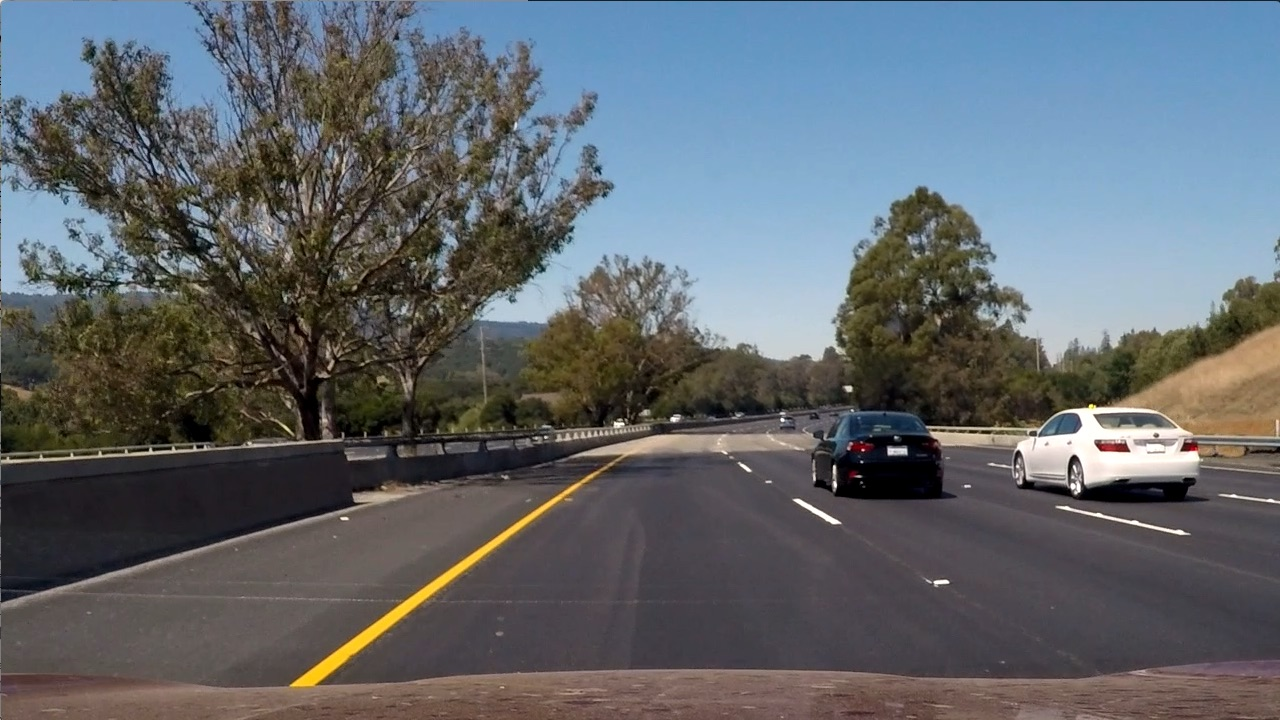
#> input picture test6.jpg, 1280 x 720 px
$ python -i thresholding.py   (imports and definitions only)   (older library calls are emulated)
#> lines starting #> are read from the running program, lines starting #| are printed output that depends on the picture; after the words box and inside, x2 and y2 are one past the last pixel; in counts of white or black regions, pixels touching at a corner belong together
import numpy as np
import cv2
import matplotlib.pyplot as plt
import matplotlib.image as mpimg


def extract_yellow(img):
    yellow_mask=np.zeros_like(img[:,:,0])
    yellow_mask[((img[:,:,0]>=15)&(img[:,:,0]<=35))&((img[:,:,1]>=30)&(img[:,:,1]<=204))&((img[:,:,2]>=115)&(img[:,:,2]<=255))]=1
    return yellow_mask

def extract_white(img):
    white_mask=np.zeros_like(img[:,:,0])
    white_mask[((img[:,:,0]>=0)&(img[:,:,0]<=255))&((img[:,:,1]>=200)&(img[:,:,1]<=255))&((img[:,:,2]>=0)&(img[:,:,2]<=255))]=1
    return white_mask

def color_threshold_image(img):
    hls=cv2.cvtColor(img,cv2.COLOR_RGB2HLS)
    yellow_mask=extract_yellow(hls)
    white_mask=extract_white(hls)
    final_mask=np.zeros_like(hls[:,:,0])
    final_mask[((white_mask==1)|(yellow_mask==1))]=1
    return final_mask

def sobel_thresh_in_xory(gray, orient='x',sobel_kernel=3,thresh=(0, 255)):

    if orient=='x':
        sobel = cv2.Sobel(gray, cv2.CV_64F, 1, 0,sobel_kernel)
    else:
        sobel = cv2.Sobel(gray, cv2.CV_64F, 0, 1,sobel_kernel)
    abs_sobel = np.absolute(sobel)
    converted_sobel=np.uint8(255*abs_sobel/np.max(abs_sobel))
    binary_output = np.zeros_like(converted_sobel)
    thresh_min=thresh[0]
    thresh_max=thresh[1]
    binary_output[(converted_sobel >= thresh_min) & (converted_sobel <= thresh_max)] = 1
    return binary_output

def magnitude_thresh(gray, sobel_kernel=3, thresh=(0, 255)):

    sobelx = cv2.Sobel(gray, cv2.CV_64F, 1, 0, ksize=sobel_kernel)
    sobely = cv2.Sobel(gray, cv2.CV_64F, 0, 1, ksize=sobel_kernel)

    abs_sobel=np.sqrt(sobelx*sobelx+sobely*sobely)

    converted_sobel=np.uint8(255*abs_sobel/np.max(abs_sobel))

    binary_output = np.zeros_like(converted_sobel)
    thresh_min=thresh[0]
    thresh_max=thresh[1]
    binary_output[(converted_sobel >= thresh_min) & (converted_sobel <= thresh_max)] = 1
    return binary_output

def dir_threshold(gray, sobel_kernel=3, thresh=(0, np.pi/2)):

    sobelx = cv2.Sobel(gray, cv2.CV_64F, 1, 0, ksize=sobel_kernel)
    sobely = cv2.Sobel(gray, cv2.CV_64F, 0, 1, ksize=sobel_kernel)
    abs_sobelx = np.absolute(sobelx)
    abs_sobely = np.absolute(sobely)
    direction=np.arctan2(abs_sobely, abs_sobelx)
    binary_output = np.zeros_like(direction)
    binary_output[(direction>=thresh[0]) & (direction<=thresh[1])]=1
    return binary_output

def combine_threshold(best_x_sobel,best_y_sobel,best_xy_sobel,gray,kernel=3,thresh=(0,np.pi/2)):
    dir_mask=dir_threshold(gray,kernel,thresh)
    final_sobel=np.zeros_like(dir_mask)
    final_sobel[(best_x_sobel==1)|((best_y_sobel==1)&(best_xy_sobel==1)&(dir_mask==1))]=1
    return final_sobel

def combine_color_and_gradient_threshold(img):
    #image = cv2.cvtColor(img, cv2.COLOR_RGB2GRAY)
    image=cv2.cvtColor(img, cv2.COLOR_RGB2LAB)[:,:,0]
    best_x_sobel=sobel_thresh_in_xory(image,orient='x',sobel_kernel=15,thresh=(20,120))
    best_y_sobel=sobel_thresh_in_xory(image,orient='y',sobel_kernel=15,thresh=(20,120))
    best_xy_sobel=magnitude_thresh(image,sobel_kernel=15,thresh=(80,100))
    combined_sobel=combine_threshold(best_x_sobel,best_y_sobel,best_xy_sobel,image, kernel=15, thresh=(np.pi/4, np.pi/2))
    color_mask=color_threshold_image(img)
    final_binary_image=np.zeros_like(color_mask)
    final_binary_image[(combined_sobel==1)|(color_mask==1)]=1
    return final_binary_image

>>> import cv2
>>> picture = cv2.cvtColor(cv2.imread('../test6.jpg'), cv2.COLOR_BGR2RGB)
>>> result = combine_color_and_gradient_threshold(picture)
#> in combine_color_and_gradient_threshold, `best_x_sobel=sobel_thresh_in_xory(image,orient='x',sobel_kernel=15,thr..`:
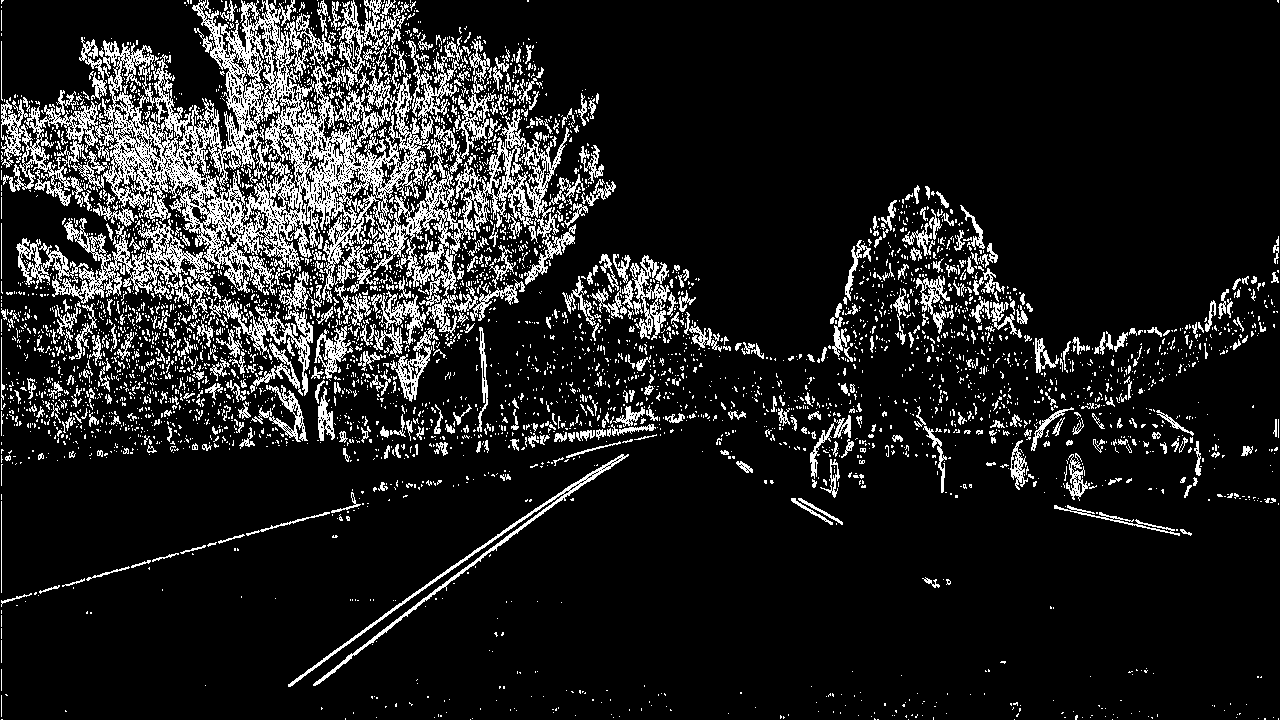
#> best_x_sobel: shape (720, 1280); values 0 (black) and 1 (white), 12.9% white in thin lines or dots
#> in dir_threshold, `direction=np.arctan2(abs_sobely, abs_sobelx)`:
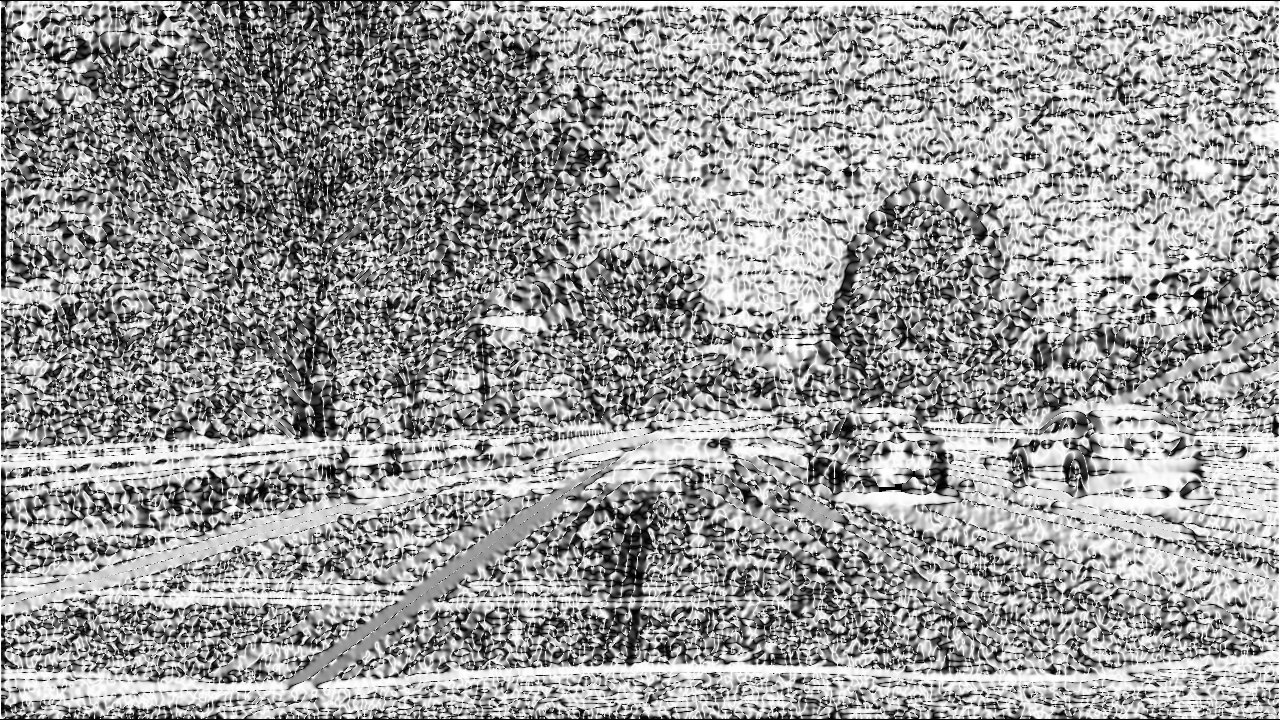
#> direction: shape (720, 1280) float64; min 0, max 1.57, mean 0.944; drawn with min black and max white
#> in combine_threshold, `dir_mask=dir_threshold(gray,kernel,thresh)`:
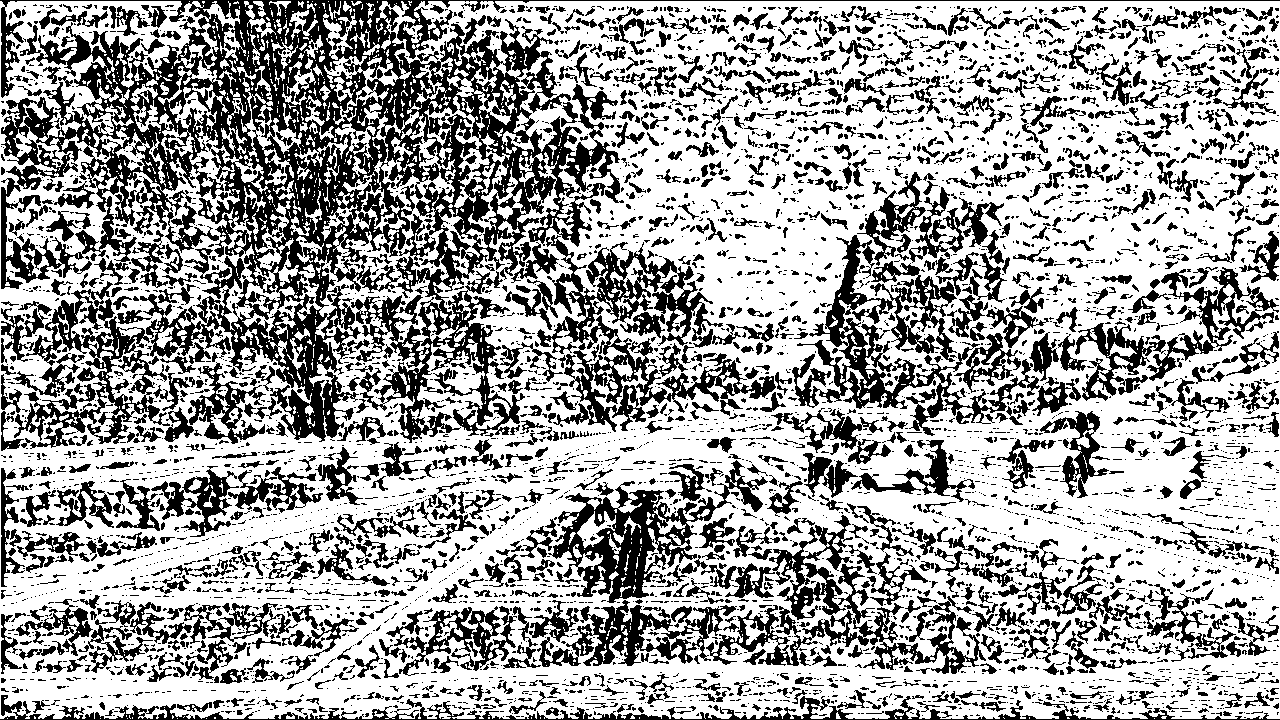
#> dir_mask: shape (720, 1280) float64; values 0 (black) and 1 (white), 64.4% white; 5149 black regions (3784 under 20 px), largest, box (x1, y1, x2, y2) and area: (0, 0, 1280, 443) 102068, (537, 235, 776, 432) 13305, (792, 235, 1040, 436) 11757
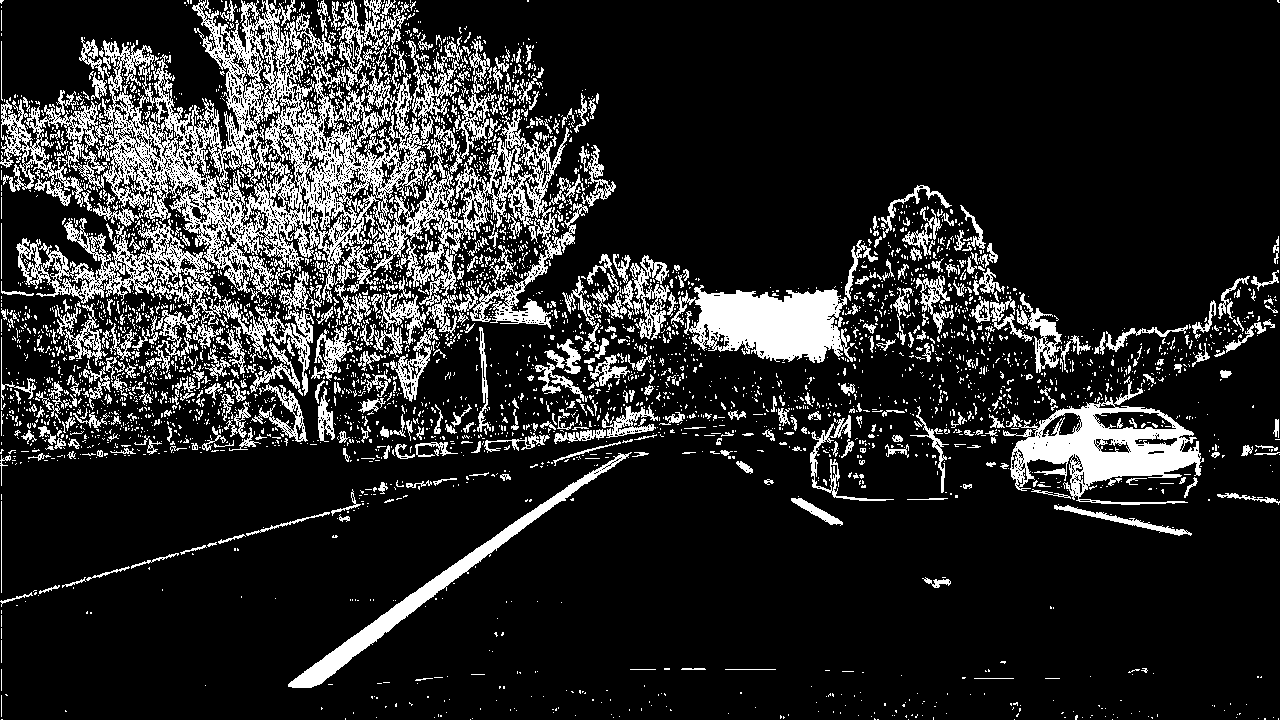
#> result: shape (720, 1280); values 0 (black) and 1 (white), 16.1% white; 4054 white regions (3550 under 20 px), largest, box (x1, y1, x2, y2) and area: (0, 0, 588, 338) 50287, (16, 218, 314, 396) 9594, (1003, 376, 1204, 505) 9308

$ run again, on Distortion removal.png
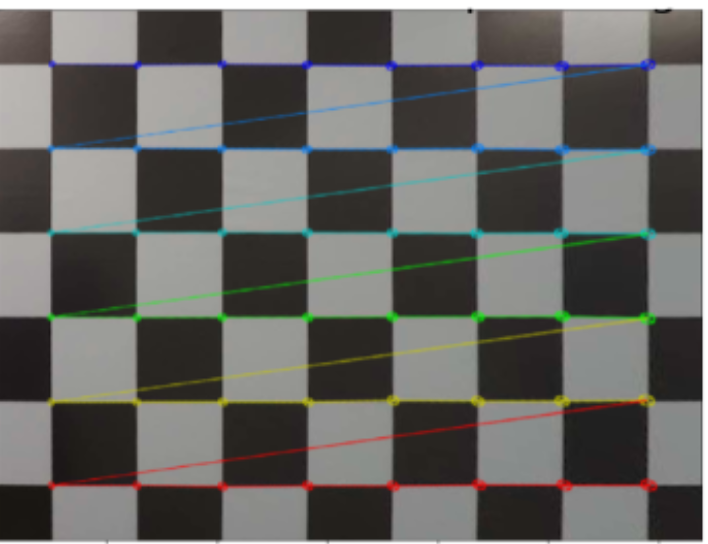
#> input picture Distortion removal.png, 708 x 544 px
#> in combine_color_and_gradient_threshold, `best_x_sobel=sobel_thresh_in_xory(image,orient='x',sobel_kernel=15,thr..`:
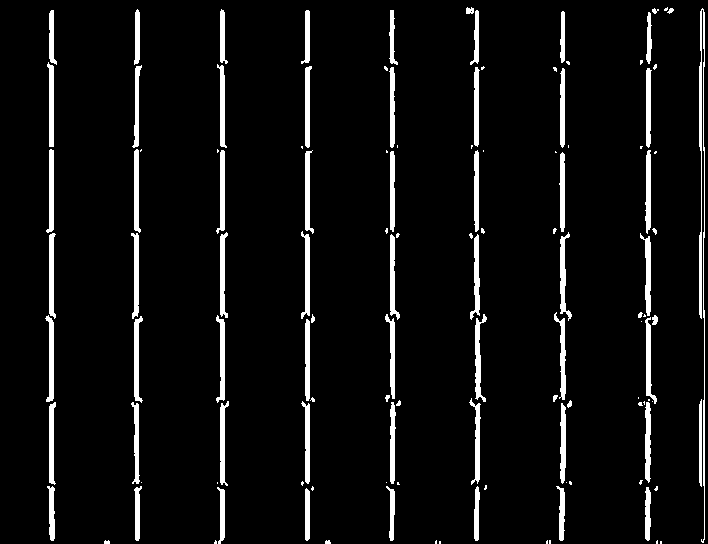
#> best_x_sobel: shape (544, 708); values 0 (black) and 1 (white), 5.9% white; 120 white regions (49 under 20 px), largest, box (x1, y1, x2, y2) and area: (699, 8, 705, 543) 1374, (475, 314, 487, 402) 456, (560, 232, 572, 321) 442
#> best_y_sobel: shape (544, 708); values 0 (black) and 1 (white), 8.9% white; 173 white regions (95 under 20 px), largest, box (x1, y1, x2, y2) and area: (0, 6, 704, 15) 2880, (0, 538, 704, 543) 2432, (221, 393, 480, 409) 1336
#> best_xy_sobel: shape (544, 708); values 0 (black) and 1 (white), 4.4% white in thin lines or dots
#> dir_mask: shape (544, 708) float64; values 0 (black) and 1 (white), 57.6% white; 1010 black regions (842 under 20 px), largest, box (x1, y1, x2, y2) and area: (0, 7, 708, 544) 138458, (1, 317, 89, 402) 2795, (494, 486, 604, 539) 2452
#> combined_sobel: shape (544, 708) float64; values 0 (black) and 1 (white), 8.2% white; 149 white regions (67 under 20 px), largest, box (x1, y1, x2, y2) and area: (645, 8, 705, 543) 2510, (390, 232, 480, 320) 1180, (305, 148, 395, 234) 1160
#> hls: shape (544, 708, 3); mean of channels 0, 1, 2 42.1, 102.3, 18.9
#> yellow_mask: shape (544, 708); values 0 (black) and 1 (white), 0.5% white; 12 white regions (4 under 20 px), largest, box (x1, y1, x2, y2) and area: (143, 395, 402, 407) 512, (466, 395, 573, 407) 315, (479, 329, 562, 343) 256
#> white_mask: shape (544, 708); values 0 (black) and 1 (white), 2.7% white; 2 white regions, box (x1, y1, x2, y2) and area: (0, 0, 708, 544) 10214, (0, 542, 107, 544) 213
#> color_mask: shape (544, 708); values 0 (black) and 1 (white), 3.2% white; 14 white regions (4 under 20 px), largest, box (x1, y1, x2, y2) and area: (0, 0, 708, 544) 10214, (143, 395, 402, 407) 512, (466, 395, 573, 407) 315
#> `result = combine_color_and_gradient_threshold(picture)`:
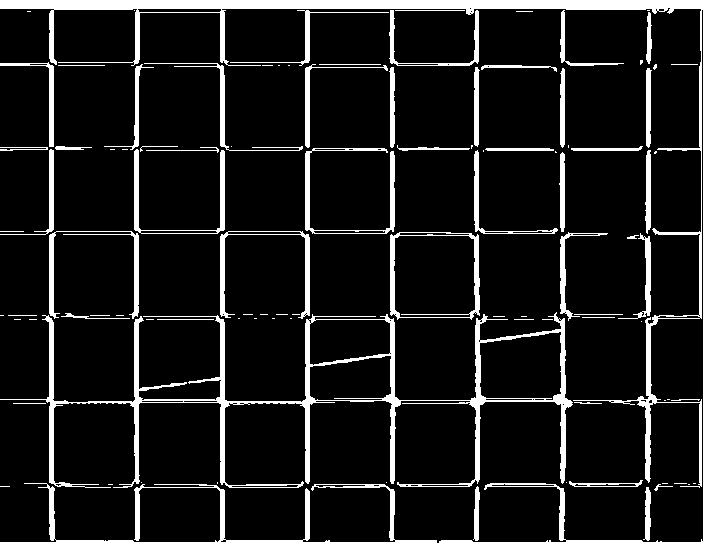
#> result: shape (544, 708); values 0 (black) and 1 (white), 11% white; 99 white regions (46 under 20 px), largest, box (x1, y1, x2, y2) and area: (0, 0, 708, 544) 17022, (0, 312, 573, 488) 8977, (390, 232, 480, 320) 1180

$ run again, on Perspective transform.png
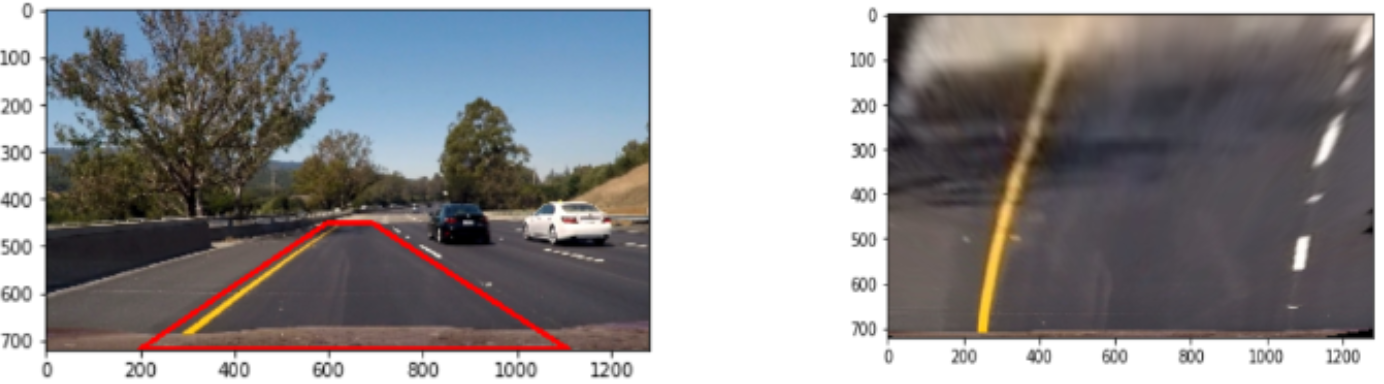
#> input picture Perspective transform.png, 1384 x 384 px
#> in combine_color_and_gradient_threshold, `best_x_sobel=sobel_thresh_in_xory(image,orient='x',sobel_kernel=15,thr..`:
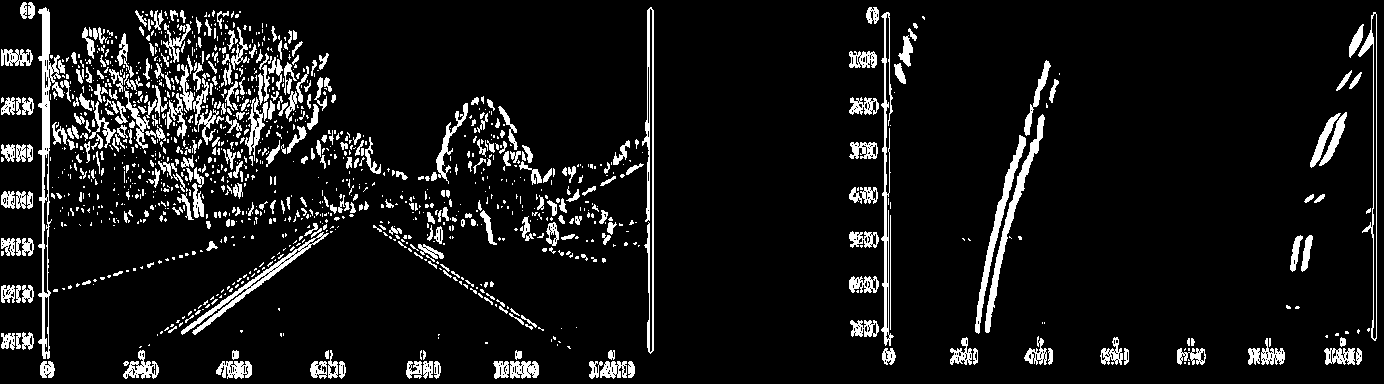
#> best_x_sobel: shape (384, 1384); values 0 (black) and 1 (white), 8.9% white; 1309 white regions (948 under 20 px), largest, box (x1, y1, x2, y2) and area: (38, 7, 64, 359) 2287, (642, 7, 654, 354) 1587, (985, 114, 1045, 333) 1461
#> best_y_sobel: shape (384, 1384); values 0 (black) and 1 (white), 10.2% white; 1206 white regions (914 under 20 px), largest, box (x1, y1, x2, y2) and area: (101, 201, 617, 337) 7053, (39, 6, 652, 17) 3479, (452, 161, 650, 228) 2327
#> best_xy_sobel: shape (384, 1384); values 0 (black) and 1 (white), 2.2% white in thin lines or dots
#> dir_mask: shape (384, 1384) float64; values 0 (black) and 1 (white), 52.4% white; 1569 black regions (1229 under 20 px), largest, box (x1, y1, x2, y2) and area: (0, 0, 1384, 384) 185577, (58, 11, 374, 231) 22934, (428, 91, 521, 253) 4283
#> combined_sobel: shape (384, 1384) float64; values 0 (black) and 1 (white), 9.5% white; 1212 white regions (892 under 20 px), largest, box (x1, y1, x2, y2) and area: (975, 114, 1045, 334) 2771, (38, 7, 64, 359) 2335, (635, 7, 654, 354) 1637
#> hls: shape (384, 1384, 3); mean of channels 0, 1, 2 57.3, 143, 29.4
#> yellow_mask: shape (384, 1384); values 0 (black) and 1 (white), 0.82% white; 83 white regions (67 under 20 px), largest, box (x1, y1, x2, y2) and area: (977, 174, 1018, 333) 2244, (183, 241, 314, 335) 966, (300, 171, 319, 192) 171
#> white_mask: shape (384, 1384); values 0 (black) and 1 (white), 29.6% white; 87 white regions (47 under 20 px), largest, box (x1, y1, x2, y2) and area: (0, 0, 1384, 384) 152219, (374, 145, 440, 178) 1526, (525, 202, 611, 237) 1250
#> color_mask: shape (384, 1384); values 0 (black) and 1 (white), 30.4% white; 170 white regions (114 under 20 px), largest, box (x1, y1, x2, y2) and area: (0, 0, 1384, 384) 152219, (977, 174, 1018, 333) 2244, (374, 145, 440, 178) 1526
#> `result = combine_color_and_gradient_threshold(picture)`:
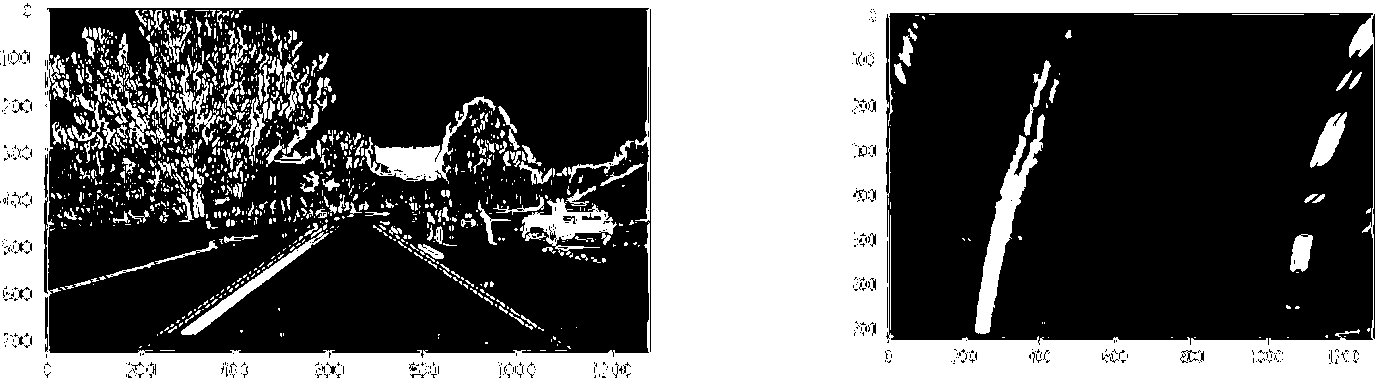
#> result: shape (384, 1384); values 0 (black) and 1 (white), 37.7% white; 1152 white regions (878 under 20 px), largest, box (x1, y1, x2, y2) and area: (0, 0, 1384, 384) 163740, (975, 114, 1045, 334) 3682, (365, 96, 496, 184) 2597
